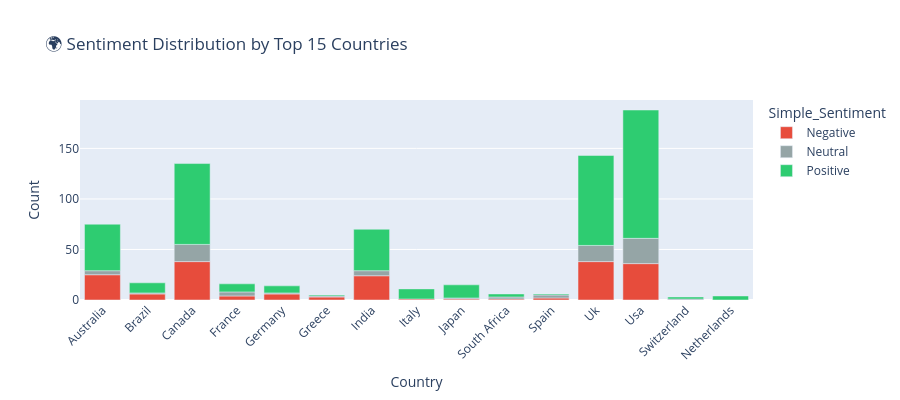

Notebook code cell kept with this figure:
### Code cell
# 🌍 Geographic Sentiment Map (short)
import plotly.express as px

df['Country'] = df['Country'].astype(str).str.strip().str.title()
if 'Simple_Sentiment' not in df.columns and 'Compound_Score' in df.columns:
    df['Simple_Sentiment'] = df['Compound_Score'].apply(lambda s: 'Positive' if s>=0.05 else 'Negative' if s<=-0.05 else 'Neutral')

top_c = df['Country'].value_counts().nlargest(15).index
data = df[df['Country'].isin(top_c)].groupby(['Country','Simple_Sentiment']).size().reset_index(name='Count')

px.bar(data, x='Country', y='Count', color='Simple_Sentiment',
       title='🌍 Sentiment Distribution by Top 15 Countries',
       color_discrete_map={'Positive':'#2ecc71','Negative':'#e74c3c','Neutral':'#95a5a6'}
).update_layout(xaxis_tickangle=-45, height=400).show()

### Figure 1 — Plotly figure (JSON) as saved in the notebook; plotly's stock layout.template omitted (floating-point values rounded to 4 significant figures)
{"data": [{"alignmentgroup": "True", "hovertemplate": "Simple_Sentiment=Negative<br>Country=%{x}<br>Count=%{y}<extra></extra>", "legendgroup": "Negative", "marker": {"color": "#e74c3c", "pattern": {"shape": ""}}, "name": "Negative", "offsetgroup": "Negative", "orientation": "v", "showlegend": true, "textposition": "auto", "type": "bar", "x": ["Australia", "Brazil", "Canada", "France", "Germany", "Greece", "India", "Italy", "Japan", "South Africa", "Spain", "Uk", "Usa"], "xaxis": "x", "y": [25, 6, 38, 4, 6, 3, 24, 1, 1, 1, 2, 38, 36], "yaxis": "y"}, {"alignmentgroup": "True", "hovertemplate": "Simple_Sentiment=Neutral<br>Country=%{x}<br>Count=%{y}<extra></extra>", "legendgroup": "Neutral", "marker": {"color": "#95a5a6", "pattern": {"shape": ""}}, "name": "Neutral", "offsetgroup": "Neutral", "orientation": "v", "showlegend": true, "textposition": "auto", "type": "bar", "x": ["Australia", "Brazil", "Canada", "France", "Germany", "Greece", "India", "Japan", "South Africa", "Spain", "Switzerland", "Uk", "Usa"], "xaxis": "x", "y": [4, 1, 17, 4, 1, 1, 5, 1, 2, 3, 1, 16, 25], "yaxis": "y"}, {"alignmentgroup": "True", "hovertemplate": "Simple_Sentiment=Positive<br>Country=%{x}<br>Count=%{y}<extra></extra>", "legendgroup": "Positive", "marker": {"color": "#2ecc71", "pattern": {"shape": ""}}, "name": "Positive", "offsetgroup": "Positive", "orientation": "v", "showlegend": true, "textposition": "auto", "type": "bar", "x": ["Australia", "Brazil", "Canada", "France", "Germany", "Greece", "India", "Italy", "Japan", "Netherlands", "South Africa", "Spain", "Switzerland", "Uk", "Usa"], "xaxis": "x", "y": [46, 10, 80, 8, 7, 1, 41, 10, 13, 4, 3, 1, 2, 89, 127], "yaxis": "y"}], "layout": {"barmode": "relative", "height": 400, "legend": {"title": {"text": "Simple_Sentiment"}, "tracegroupgap": 0}, "title": {"text": "🌍 Sentiment Distribution by Top 15 Countries"}, "xaxis": {"anchor": "y", "domain": [0, 1], "tickangle": -45, "title": {"text": "Country"}}, "yaxis": {"anchor": "x", "domain": [0, 1], "title": {"text": "Count"}}}}
